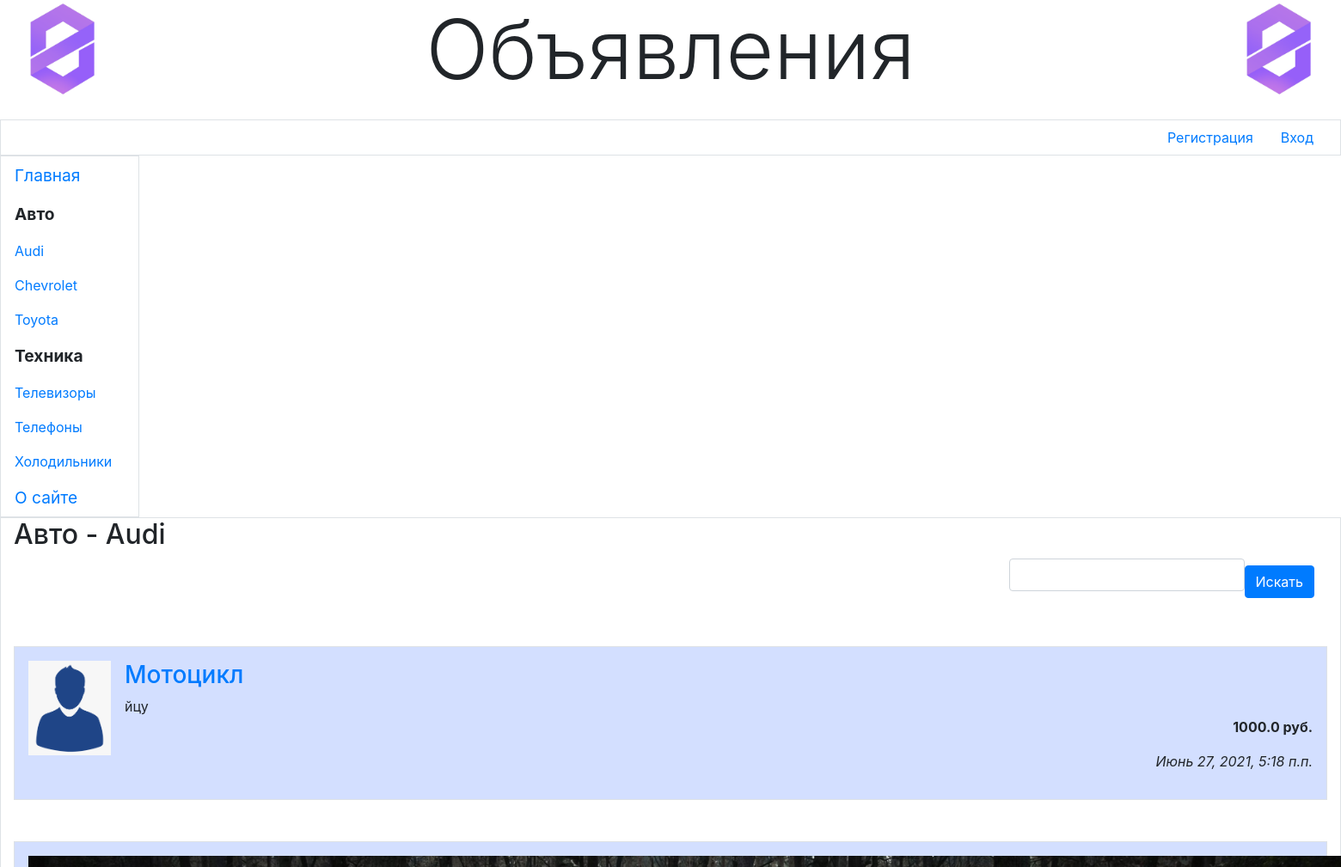
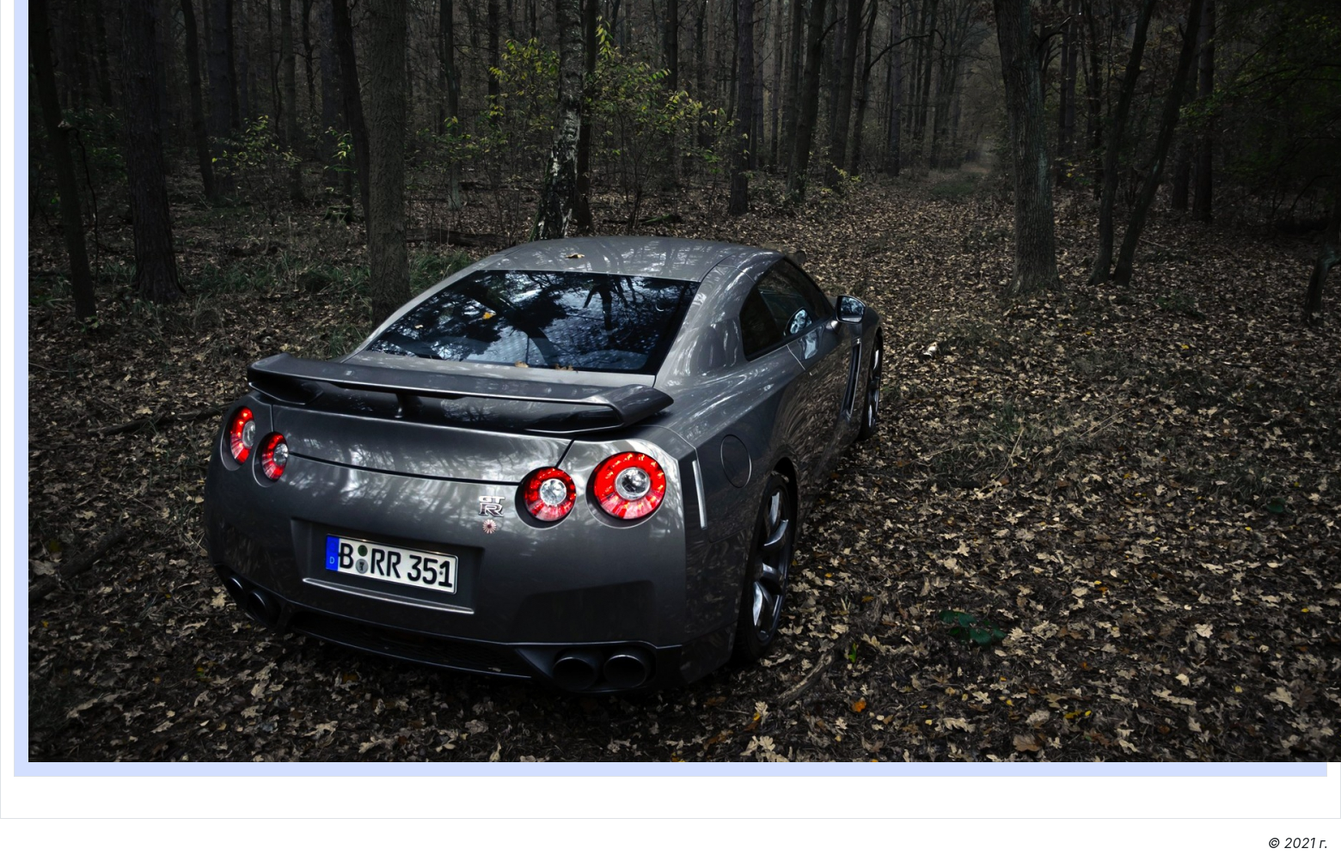
Screenshot of /main/3/ with the database file from the repository (2 pictures, top to bottom).
### main/models.py (models this page shows, shortened)
class Rubric(models.Model):
    name = models.CharField(max_length=20, db_index=True, unique=True, verbose_name='Наименование')
    order = models.SmallIntegerField(default=0, db_index=True, verbose_name='Порядок')
    super_rubric = models.ForeignKey('SuperRubric', on_delete=models.PROTECT, null=True, blank=True,
                                     verbose_name='Надрубрика')

class Bb(models.Model):
    rubric = models.ForeignKey(SubRubric, on_delete=models.PROTECT, verbose_name='Рубрика')
    title = models.CharField(max_length=40, verbose_name='Товар')
    content = models.TextField(verbose_name='Описание')
    price = models.FloatField(default=0, verbose_name='Цена')
    contacts = models.TextField(verbose_name='Контакты')
    image = models.ImageField(blank=True, upload_to=get_timestamp_path, verbose_name='Изображение')
    author = models.ForeignKey(AdvUser, on_delete=models.CASCADE, verbose_name='Автор объявления')
    is_active = models.BooleanField(default=True, db_index=True, verbose_name='Выводить в списке?')
    created_at = models.DateTimeField(auto_now_add=True, db_index=True, verbose_name='Опубликовано')
    class Meta:
        verbose_name = 'Объявление'
        verbose_name_plural = 'Объявления'
        ordering = ['-created_at']

### main/views.py (the view)
# urls.py: path('<int:pk>/', by_rubric, name='by_rubric'),
def by_rubric(request, pk):
    rubric = get_object_or_404(SubRubric, pk=pk)
    bbs = Bb.objects.filter(is_active=True, rubric=pk)
    if 'keyword' in request.GET:
        keyword = request.GET['keyword']
        q = Q(title__icontains=keyword) | Q(content__icontains=keyword)
        bbs = bbs.filter(q)
    else:
        keyword = ''
    form = SearchForm(initial={'keyword': keyword})
    paginator = Paginator(bbs, 2)
    if 'page' in request.GET:
        page_num = request.GET['page']
    else:
        page_num = 1
    page = paginator.get_page(page_num)
    context = {'rubric': rubric, 'bbs': page.object_list, 'page': page, 'form': form}
    return render(request, 'main/by_rubric.html', context)

### main/forms.py
class SearchForm(forms.Form):
    keyword = forms.CharField(required=False, max_length=20, label='')

### main/models.py (called while the page is built)
    def get_queryset(self):
        return super().get_queryset().filter(super_rubric__isnull=False)

    def __str__(self):
        return '%s - %s' % (self.super_rubric.name, self.name)

### main/templates/main/by_rubric.html (shortened to what this page needs)
{% extends 'layout/basic.html' %}
{% load thumbnail %}
{% load static %}
{% load bootstrap4 %}
{% block content %}
    <h2 class="mb2">{{ rubric }}</h2>
    <div class="container-fluid mb2">
        <div class="row">
            <div class="col">&nbsp;</div>
            <form class="col-md-auto form-inline">
                {% bootstrap_form form show_label=False %}
                {% bootstrap_button content='Искать' button_type='submit' %}
            </form>
        </div>
    </div>
    {% if bbs %}
    <ul class="list-unstyled">
        {% for bb in bbs %}
        <li class="media my-5 p-3 border">
            {% url 'detail' rubric_pk=rubric.pk pk=bb.pk as url %}
            <a href="{{ url }}{{ all }}">
            {% if bb.image %}
            <img class="mr-3" src="{% thumbnail bb.image 'default' %}" alt="">
            {% else %}
            <img class="mr-3 empty_img" src="{% static 'main/empty.png' %}" alt="">
            {% endif %}
            </a>
            <div class="media-body">
                <h3><a href="{{ url }}{{ all }}">{{ bb.title }}</a></h3>
                <div>{{ bb.content }}</div>
                <p class="text-right font-weight-bold">{{ bb.price }} руб.</p>
                <p class="text-right font-italic">{{ bb.created_at }}</p>
            </div>
        </li>
        {% endfor %}
    </ul>
    {% endif %}
{% endblock %}

### main/templates/layout/basic.html (shortened to what this page needs)
{% load bootstrap4 %}
{% load static %}
<!DOCTYPE html>
<html lang="ru">
	<head>
		{% bootstrap_css %}
		<link rel="stylesheet" type="text/css" href="{% static 'main/style.css' %}">
        <link rel="stylesheet" href="https://cdn.jsdelivr.net/npm/bootstrap@4.6.0/dist/css/bootstrap.min.css">
	</head>
	<body class="container-fluid">
		<header class="mb-4">
			<h1 class="display-1 text-center">Объявления</h1>
		</header>
		<div class="row">
			<ul class="col nav justify-content-end border">
				<li class="nav-item">
					<a class="nav-link" href="{% url 'register' %}">Регистрация</a>
				</li>
                {% if user.is_authenticated %}
				<li class="nav-item dropdown">
					<a class="nav-link dropdown-toggle" data-toggle="dropdown" href="#" role="button">Профиль</a>
					<div class="dropdown-menu">
						<a class="dropdown-item" href="{% url 'profile' %}">Moи объявления</a>
						<a class="dropdown-item" href="{% url 'profile_bb_add' %}">Добаить объявление</a>
						<a class="dropdown-item" href="{% url 'info_change' %}">Изменить личные данные</a>
						<a class="dropdown-item" href="{% url 'password_change' %}">Изменить пароль</a>
						<div class="dropdown-divider"></div>
						<a class="dropdown-item" href="{% url 'logout' %}">Выйти</a>
						<div class="dropdown-divider"></div>
						<a class="dropdown-item" href="{% url 'delete_user' %}">Удалить</a>
					</div>
				</li>
                {% else %}
				<li class="nav-item"><a class="nav-link" href="{% url 'login' %}">Bxoд</a></li>
                {% endif %}
			</ul>
		</div>
		<div class="row">
			<nav class="col-md-auto nav flex-column border">
				<a class="nav-link root" href="{% url 'index' %}">Главная</a>
                {% for rubric in rubrics %}
                {% ifchanged rubric.super_rubric.pk %}
                <span class="nav-link root font-weight-bold">
                {{ rubric.super_rubric.name }}
                </span>
                {% endifchanged %}
                <a class="nav-link" href="{% url 'by_rubric' pk=rubric.pk %}">{{ rubric.name }}</a>
                {% endfor %}
				<a class="nav-link root" href="{% url 'other' page='about' %}">О сайте</a>
			</nav>
			<section class="col border ру-2">
				{% block content %}{% endblock %}
			</section>
		</div>
		<footer class="mt-3">
			<p class="text-right font-italic">&copy; 2021 г.</p>
		</footer>
	</body>
</html>

### main/static/main/style.css (style rules this page uses)
header h1 { background: url("bg.jpg") left / auto 100% no-repeat, url("bg.jpg") right / auto 100% no-repeat; }
.root { font-size: larger; }
.empty_img { width: 96px; }
li.border { background-color: #d3dfff; }

### rows the page displays
Rubric: super_rubric.name "Авто", name "Audi", super_rubric+name "Авто - Audi"
Rubric: name "Chevrolet"
Rubric: name "Toyota"
Rubric: super_rubric.name "Техника", name "Телевизоры"
Rubric: name "Телефоны"
Rubric: name "Холодильники"
Bb: title "Мотоцикл", content "йцу", price "1000.0", created_at "Июнь 27, 2021, 5:18 п.п."
Bb: image (picture)
